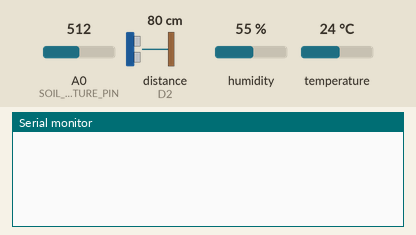
Recording of a sketch running on a simulated ESP8266 (NodeMCU). On the bench: the last lines printed to the serial monitor. Inputs (shaded band) come from the test bench; at power-on: distance to the obstacle (sensor on D2) 80 cm, humidity 55 %, A0 (SOIL_MOISTURE_PIN) = 512, temperature 24 °C. The echo pulse lasts 58.3 µs per cm; WiFi joins after 1.5 s; servers stay silent unless stated.

Above: at 3.0 s.
3.1 s: distance to the obstacle (sensor on D2) set to 2 cm
At 4.8 s:
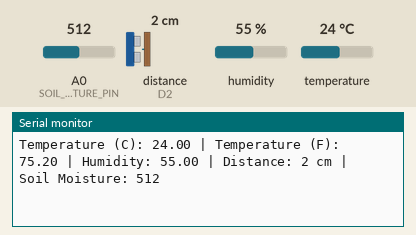
7.3 s: humidity set to 22 %
At 8.6 s:
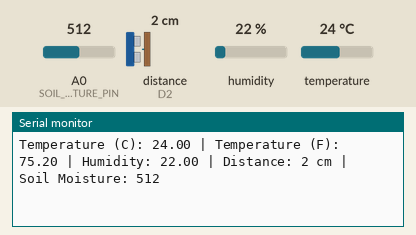
8.8 s: A0 (SOIL_MOISTURE_PIN) set to 716
At 10.2 s:
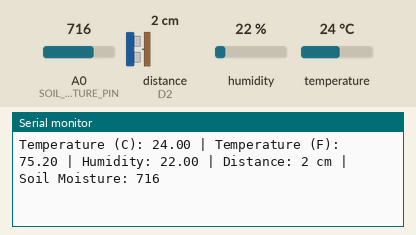
10.3 s: temperature set to 12 °C
11.8 s: distance to the obstacle (sensor on D2) set to 4 cm
At 12.2 s:
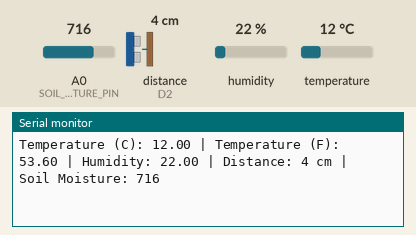
13.3 s: A0 (SOIL_MOISTURE_PIN) set to 992
At 15.2 s:
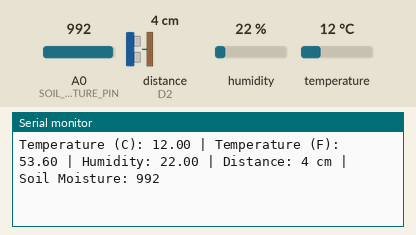
Timing chart, 0 to 15.8 s (numbered marks = the images above; inputs shaded):
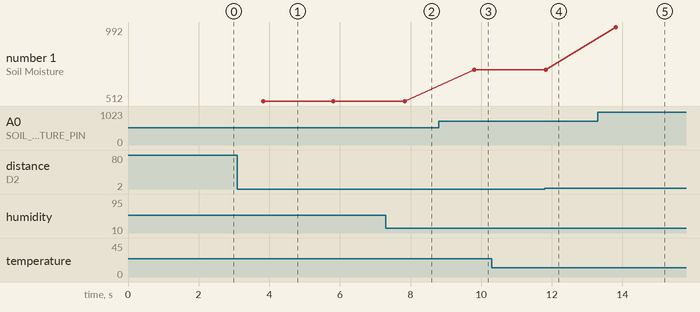

Measured:
- after the input at 3.1 s, the serial monitor: prints a new line after 0.73 s (image 1)
- after the input at 7.3 s, the serial monitor: prints a new line after 0.53 s (image 2)
- after the input at 8.8 s, the serial monitor: prints a new line after 1.0 s (image 3)
- after the input at 11.8 s, the serial monitor: prints a new line at once (image 4)
- after the input at 13.3 s, the serial monitor: prints a new line after 0.51 s (image 5)
- plotted number 1: 512 → 716 after the input at 8.8 s, 716 → 992 after the input at 13.3 s

The sketch:

3sensors.ino
```cpp
#define BLYNK_TEMPLATE_ID "//copy your TEPLATE_ID//"
#define BLYNK_TEMPLATE_NAME "//copy your TEPLATE_NAME//"
#define BLYNK_AUTH_TOKEN "//copy yoUR AUTH TOKEN Here//"


#define BLYNK_PRINT Serial

#include <ESP8266WiFi.h>
#include <BlynkSimpleEsp8266.h>
#include <DHT.h>
#include <NewPing.h>  // Include the NewPing library

// Your WiFi credentials
const char* ssid = "";
const char* password = "";

// DHT sensor settings
#define DHTPIN D4
#define DHTTYPE DHT11
DHT dht(DHTPIN, DHTTYPE);

// Ultrasonic Sensor settings
#define TRIGGER_PIN D1
#define ECHO_PIN D2
#define MAX_DISTANCE 200

// Initialize NewPing library for ultrasonic sensor
NewPing sonar(TRIGGER_PIN, ECHO_PIN, MAX_DISTANCE);

// Soil moisture sensor settings
#define SOIL_MOISTURE_PIN A0

// Timer for scheduling sensor readings
BlynkTimer timer;

void sendSensorData() {
  // Read and send DHT11 data
  float tC = dht.readTemperature();
  float tF = dht.readTemperature(true);
  float humidity = dht.readHumidity();

  if (isnan(tC) || isnan(tF) || isnan(humidity)) {
    Serial.println("Failed to read from DHT sensor!");
  } else {
    Blynk.virtualWrite(V0, tC);
    Blynk.virtualWrite(V1, tF);
    Blynk.virtualWrite(V2, humidity);
  }

  // Read and send ultrasonic distance data
  unsigned int distance = sonar.ping_cm();
  Blynk.virtualWrite(V3, distance);

  // Read and send soil moisture data
  int soilMoistureValue = analogRead(SOIL_MOISTURE_PIN);
  Blynk.virtualWrite(V4, soilMoistureValue);

  // Print values to Serial Monitor for debugging
  Serial.print("Temperature (C): ");
  Serial.print(tC);
  Serial.print(" | Temperature (F): ");
  Serial.print(tF);
  Serial.print(" | Humidity: ");
  Serial.print(humidity);
  Serial.print(" | Distance: ");
  Serial.print(distance);
  Serial.print(" cm | Soil Moisture: ");
  Serial.println(soilMoistureValue);
}

void setup() {
  Serial.begin(115200);
  Blynk.begin(BLYNK_AUTH_TOKEN, ssid, password);
  dht.begin();
  timer.setInterval(2000L, sendSensorData);
}

void loop() {
  Blynk.run();
  timer.run();
}
```
